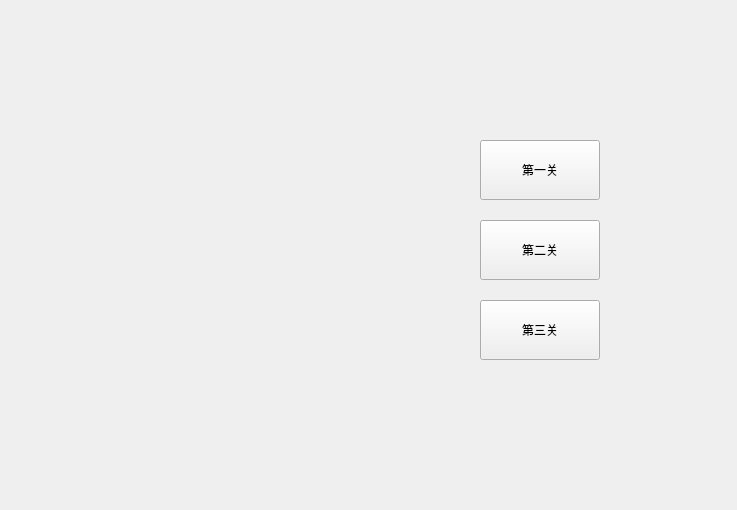
<?xml version="1.0" encoding="UTF-8"?>
<ui version="4.0">
 <class>startfrom</class>
 <widget class="QWidget" name="startfrom">
  <property name="geometry">
   <rect>
    <x>0</x>
    <y>0</y>
    <width>737</width>
    <height>510</height>
   </rect>
  </property>
  <property name="windowTitle">
   <string>Form</string>
  </property>
  <widget class="QPushButton" name="pushButton">
   <property name="geometry">
    <rect>
     <x>480</x>
     <y>140</y>
     <width>120</width>
     <height>60</height>
    </rect>
   </property>
   <property name="text">
    <string>第一关</string>
   </property>
  </widget>
  <widget class="QPushButton" name="pushButton_2">
   <property name="geometry">
    <rect>
     <x>480</x>
     <y>220</y>
     <width>120</width>
     <height>60</height>
    </rect>
   </property>
   <property name="text">
    <string>第二关</string>
   </property>
  </widget>
  <widget class="QPushButton" name="pushButton_3">
   <property name="geometry">
    <rect>
     <x>480</x>
     <y>300</y>
     <width>120</width>
     <height>60</height>
    </rect>
   </property>
   <property name="text">
    <string>第三关</string>
   </property>
  </widget>
 </widget>
 <resources/>
 <connections/>
</ui>
